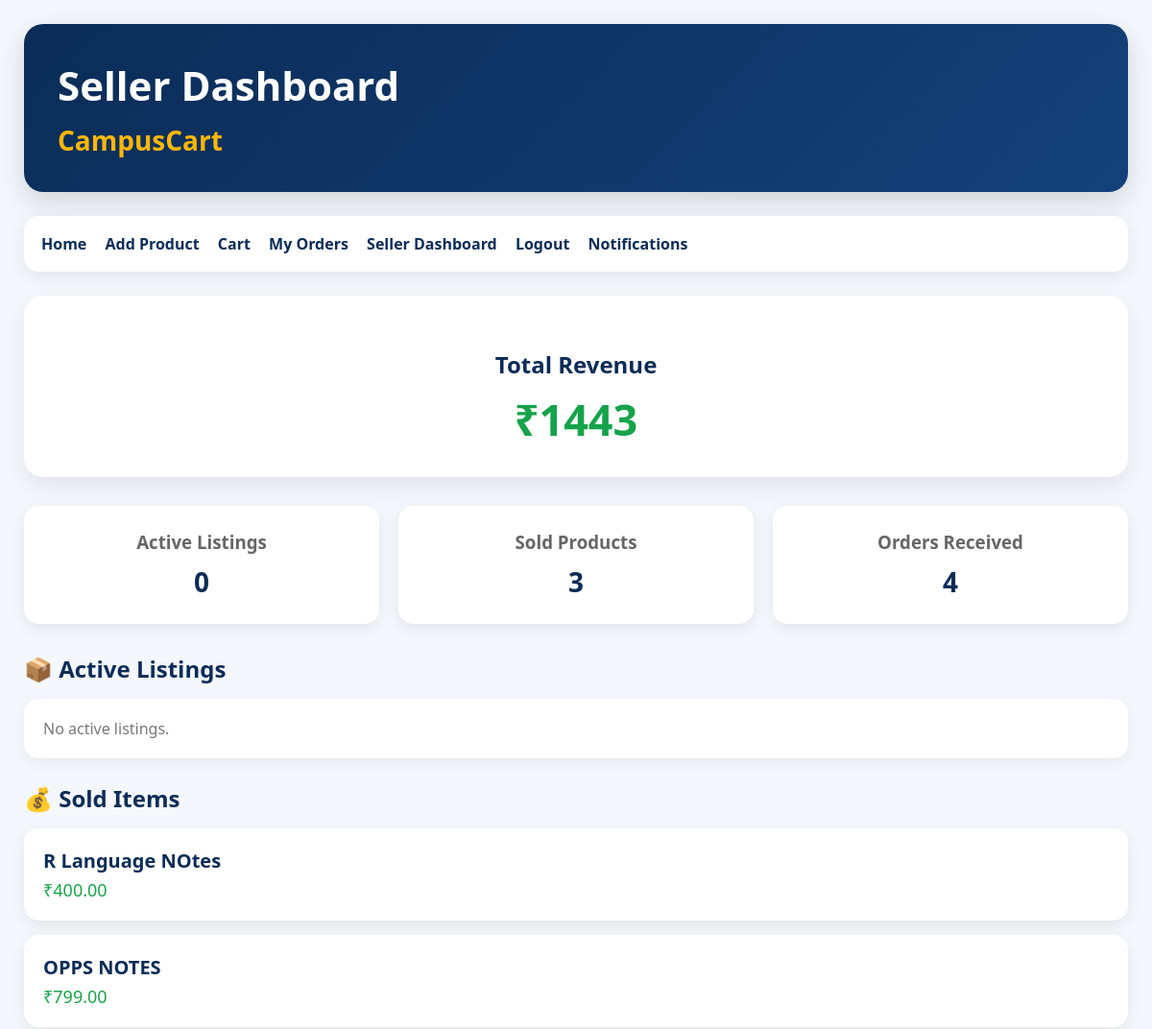
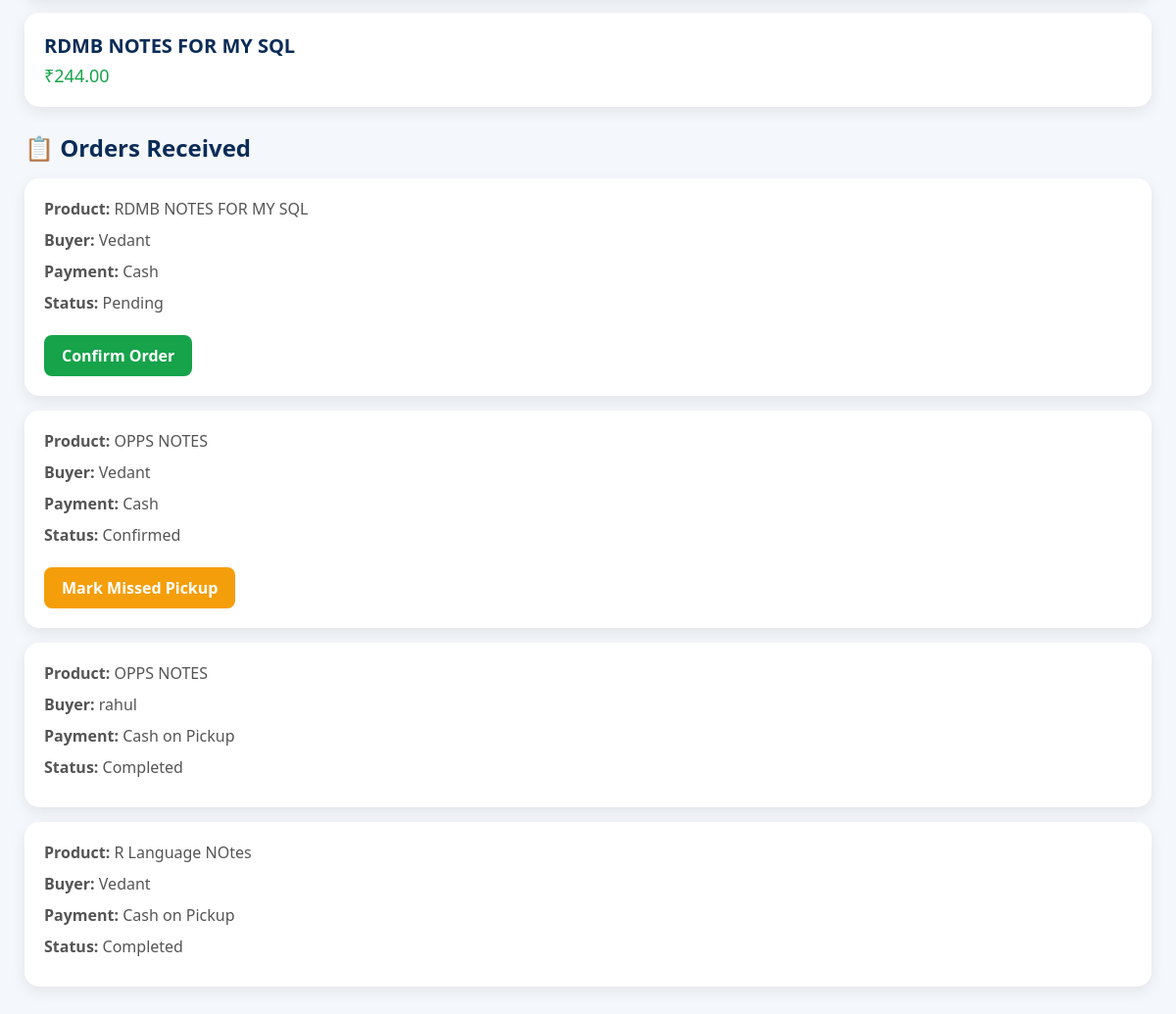
The app's page /seller-dashboard/ (signed in) with its own data (2 pictures, top to bottom).
### marketplace/models.py (models this page shows, shortened)
class Product(models.Model):
    CATEGORY_CHOICES = [
        ('Notes', 'Notes'),
        ('Books', 'Books'),
        ('Papers', 'Papers'),
        ('Stationery', 'Stationery'),
    ]
    CONDITION_CHOICES = [
        ('New', 'New'),
        ('Good', 'Good'),
        ('Acceptable', 'Acceptable'),
    ]
    seller = models.ForeignKey(
        User,
        on_delete=models.CASCADE
    )
    title = models.CharField(max_length=200)
    category = models.CharField(
        max_length=50,
        choices=CATEGORY_CHOICES
    )
    description = models.TextField()
    condition = models.CharField(
        max_length=50,
        choices=CONDITION_CHOICES
    )
    price = models.DecimalField(
        max_digits=10,
        decimal_places=2
    )
    image = models.ImageField(
        upload_to='products/'
    )
    is_urgent = models.BooleanField(
        default=False
    )
    is_sold = models.BooleanField(
        default=False
    )
    created_at = models.DateTimeField(
        auto_now_add=True
    )

class Order(models.Model):
    STATUS_CHOICES = [
        ('Pending', 'Pending'),
        ('Confirmed', 'Confirmed'),
        ('Completed', 'Completed'),
        ('Cancelled', 'Cancelled'),
        ('Missed Pickup', 'Missed Pickup'),
    ]
    PAYMENT_CHOICES = [
        ('Cash on Pickup', 'Cash on Pickup'),
        ('UPI on Pickup', 'UPI on Pickup'),
    ]
    payment_method = models.CharField(
        max_length=50,
        choices=PAYMENT_CHOICES,
        default='Cash on Pickup'
    )
    meeting_location = models.CharField(
        max_length=200,
        blank=True
    )
    meeting_time = models.CharField(
        max_length=100,
        blank=True
    )
    buyer = models.ForeignKey(
        User,
        on_delete=models.CASCADE,
        related_name='buyer_orders'
    )
    seller = models.ForeignKey(
        User,
        on_delete=models.CASCADE,
        related_name='seller_orders'
    )
    product = models.ForeignKey(
        Product,
        on_delete=models.CASCADE
    )
    status = models.CharField(
        max_length=20,
        choices=STATUS_CHOICES,
        default='Pending'
    )
    created_at = models.DateTimeField(
        auto_now_add=True
    )

### marketplace/views.py (the view)
@login_required
def seller_dashboard(request):
    active_products = Product.objects.filter(
        seller=request.user,
        is_sold=False
    )
    sold_products = Product.objects.filter(
        seller=request.user,
        is_sold=True
    )
    orders_received = Order.objects.filter(
        seller=request.user
    ).order_by('-created_at')
    revenue = sold_products.aggregate(
        total=Sum('price')
    )['total'] or 0
    return render(
        request,
        'seller_dashboard.html',
        {
            'active_products': active_products,
            'sold_products': sold_products,
            'orders_received': orders_received,
            'revenue': revenue
        }
    )

### templates/seller_dashboard.html (shortened to what this page needs)
<!DOCTYPE html>
<html>
<head>
</head>
<body>
    <div class="dashboard-header">
        <h1>Seller Dashboard</h1>
        <h1>CampusCart</h1>
    </div>
    <nav>
        <a href="/home/">Home</a>
        <a href="/add-product/">Add Product</a>
        <a href="/cart/">Cart</a>
        <a href="/my-orders/">My Orders</a>
        <a href="/seller-dashboard/">Seller Dashboard</a>
        <a href="/logout/">Logout</a>
        <a href="/notifications/">Notifications</a>
    </nav>
    <div class="revenue-card">
        <h2>Total Revenue</h2>
        <div class="revenue">
            ₹{{ revenue }}
        </div>
    </div>
    <div class="stats">
        <div class="stat-card">
            <h3>Active Listings</h3>
            <p>{{ active_products|length }}</p>
        </div>
        <div class="stat-card">
            <h3>Sold Products</h3>
            <p>{{ sold_products|length }}</p>
        </div>
        <div class="stat-card">
            <h3>Orders Received</h3>
            <p>{{ orders_received|length }}</p>
        </div>
    </div>
    <h2>📦 Active Listings</h2>
    {% for product in active_products %}
    <div class="card">
        <div class="product-name">
            {{ product.title }}
        </div>
        <div class="price">
            ₹{{ product.price }}
        </div>
        <a href="/edit-product/{{ product.id }}/"
           class="action-btn edit-btn">
           Edit
        </a>
        <a href="/delete-product/{{ product.id }}/"
           class="action-btn delete-btn">
           Delete
        </a>
    </div>
    {% empty %}
    <div class="empty">
        No active listings.
    </div>
    {% endfor %}
    <h2>💰 Sold Items</h2>
    {% for product in sold_products %}
    <div class="card">
        <div class="product-name">
            {{ product.title }}
        </div>
        <div class="price">
            ₹{{ product.price }}
        </div>
    </div>
    {% empty %}
    <div class="empty">
        No sold items.
    </div>
    {% endfor %}
    <h2>📋 Orders Received</h2>
    {% for order in orders_received %}
    <div style="border:1px solid black;padding:10px;margin:10px;">
        <p>
            <strong>Product:</strong>
            {{ order.product.title }}
        </p>
        <p>
            <strong>Buyer:</strong>
            {{ order.buyer.first_name }}
        </p>
        <p>
            <strong>Payment:</strong>
            {{ order.payment_method }}
        </p>
        <p>
            <strong>Status:</strong>
            {{ order.status }}
        </p>
        {% if order.status == "Pending" %}
        <a href="/confirm-order/{{ order.id }}/"
           class="action-btn confirm-btn">
           Confirm Order
        </a>
        {% endif %}
        {% if order.status == "Confirmed" %}
        <a href="/missed-pickup/{{ order.id }}/"
           class="action-btn pickup-btn">
           Mark Missed Pickup
        </a>
        {% endif %}
    </div>
    {% empty %}
    <div class="empty">
        No orders received.
    </div>
    {% endfor %}
</body>
</html>

### templates/seller_dashboard.html (style rules this page uses)
* { margin:0; padding:0; box-sizing:border-box; font-family:'Segoe UI',sans-serif; }
body { background:#f4f7fb; padding:25px; }
.dashboard-header { background: linear-gradient(135deg,#0b2c57,#14417a); color:white; padding:35px; border-radius:20px; margin-bottom:25px; box-shadow:0 10px 30px rgba(0,0,0,.15); }
.dashboard-header h1:first-child { font-size:42px; margin-bottom:10px; }
.dashboard-header h1:last-child { color:#ffb703; font-size:28px; }
nav { background:white; padding:18px; border-radius:15px; margin-bottom:25px; box-shadow:0 5px 20px rgba(0,0,0,.08); }
nav a { text-decoration:none; color:#0b2c57; font-weight:600; margin-right:15px; transition:.3s; }
.revenue-card { background:white; padding:30px; border-radius:20px; text-align:center; margin-bottom:30px; box-shadow:0 10px 25px rgba(0,0,0,.08); }
.revenue-card h2 { color:#0b2c57; margin-bottom:10px; }
.revenue { font-size:45px; font-weight:bold; color:#16a34a; }
h2 { color:#0b2c57; margin:25px 0 15px; }
.card { background:white; padding:20px; border-radius:15px; margin-bottom:15px; box-shadow:0 5px 15px rgba(0,0,0,.08); transition:.3s; }
.product-name { font-size:20px; font-weight:600; color:#0b2c57; }
.price { color:#16a34a; font-size:18px; margin-top:5px; }
.action-btn { display:inline-block; margin-top:12px; margin-right:10px; padding:10px 18px; text-decoration:none; border-radius:8px; font-weight:600; transition:.3s; }
.confirm-btn { background:#16a34a; color:white; }
.pickup-btn { background:#f59e0b; color:white; }
div[style*="border:1px solid black"] { background:white !important; border:none !important; border-radius:15px; padding:20px !important; margin:15px 0 !important; box-shadow:0 5px 15px rgba(0,0,0,.08); }
div[style*="border:1px solid black"] p { margin-bottom:10px; color:#555; }
.empty { background:white; padding:20px; border-radius:15px; color:#777; box-shadow:0 5px 15px rgba(0,0,0,.06); }
.stats { display:grid; grid-template-columns: repeat(auto-fit,minmax(250px,1fr)); gap:20px; margin-bottom:30px; }
.stat-card { background:white; padding:25px; border-radius:15px; text-align:center; box-shadow:0 5px 15px rgba(0,0,0,.08); }
.stat-card h3 { color:#666; margin-bottom:10px; }
.stat-card p { font-size:28px; font-weight:bold; color:#0b2c57; }

### records on screen
Product: title "R Language NOtes", price "400.00"
Product: title "OPPS NOTES", price "799.00"
Product: title "RDMB NOTES FOR MY SQL", price "244.00"
Order: product "RDMB NOTES FOR MY SQL", buyer.first_name "Vedant", payment_method "Cash", status "Pending"
Order: product "OPPS NOTES", buyer.first_name "Vedant", payment_method "Cash", status "Confirmed"
Order: product "OPPS NOTES", buyer.first_name "rahul", payment_method "Cash on Pickup", status "Completed"
Order: product "R Language NOtes", buyer.first_name "Vedant", payment_method "Cash on Pickup", status "Completed"

### other values on screen
{{ revenue }} "1443"
{{ active_products|length }} "0"
{{ sold_products|length }} "3"
{{ orders_received|length }} "4"
